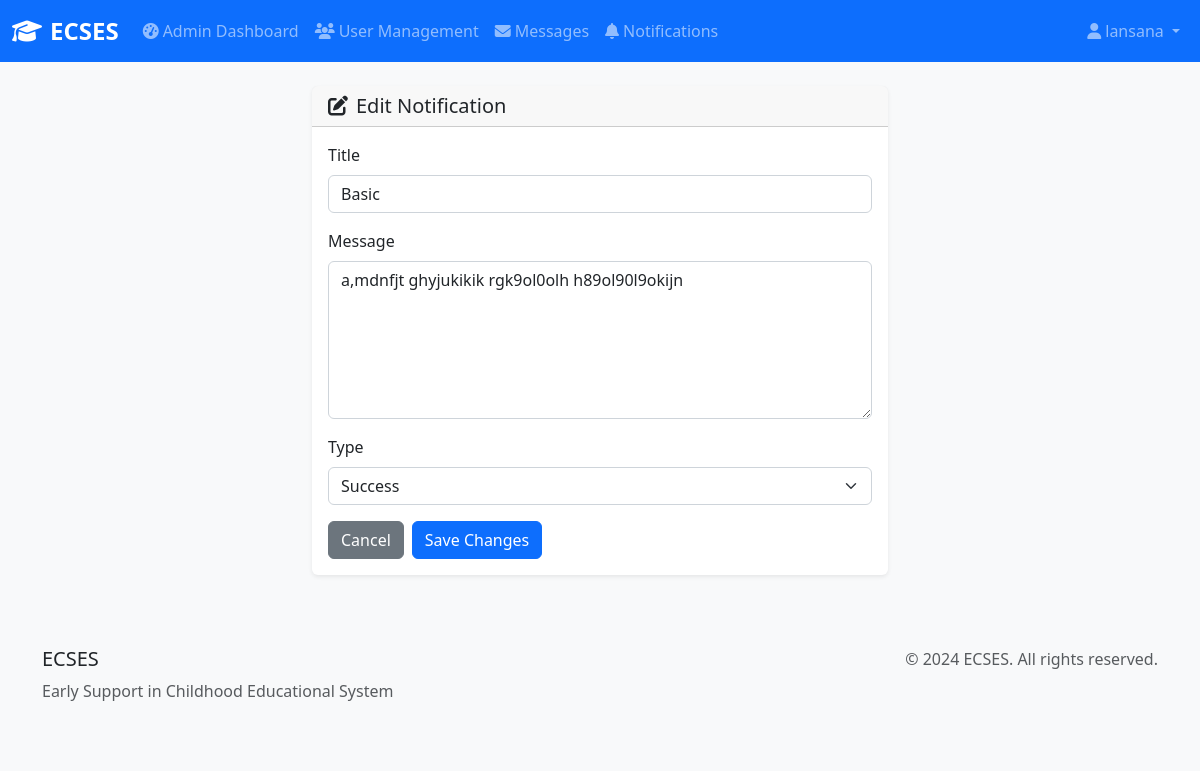
Screenshot of /connecthub/notification/1/edit/ (signed in) with the database file from the repository.
### connecthub/models.py (models this page shows, shortened)
class Notification(models.Model):
    NOTIFICATION_TYPES = [
        ('info', 'Information'),
        ('warning', 'Warning'),
        ('success', 'Success'),
        ('error', 'Error'),
        ('assessment', 'Assessment Update'),
        ('progress', 'Progress Report'),
        ('message', 'New Message'),
    ]
    user = models.ForeignKey(User, on_delete=models.CASCADE, related_name='notifications')
    title = models.CharField(max_length=200)
    message = models.TextField()
    notification_type = models.CharField(max_length=20, choices=NOTIFICATION_TYPES, default='info')
    is_read = models.BooleanField(default=False)
    created_at = models.DateTimeField(auto_now_add=True)
    expires_at = models.DateTimeField(null=True, blank=True, default=None)
    related_url = models.URLField(blank=True)
    class Meta:
        ordering = ['-created_at']
        verbose_name = "Notification"
        verbose_name_plural = "Notifications"

### connecthub/views.py (the view, shortened to what this page needs)
# urls.py: path('notification/<int:notification_id>/edit/', views.edit_notification, name='edit_notification'),
@login_required
def edit_notification(request, notification_id):
    if not (request.user.is_superuser or (hasattr(request.user, 'userprofile') and request.user.userprofile.role == 'admin')):
        messages.error(request, 'Access denied. Admin privileges required.')
        return redirect('connecthub:notifications')
    notification = get_object_or_404(Notification, id=notification_id)
    context = {
        'notification': notification,
    }
    return render(request, 'connecthub/notifications/edit.html', context)

### templates/connecthub/notifications/edit.html (shortened to what this page needs)
{% extends 'base.html' %}
{% block content %}
<div class="row justify-content-center">
  <div class="col-md-8 col-lg-6">
    <div class="card">
      <div class="card-header">
        <h5 class="mb-0"><i class="fas fa-edit me-2"></i>Edit Notification</h5>
      </div>
      <div class="card-body">
        <form method="post">
          <div class="mb-3">
            <label for="id_title" class="form-label">Title</label>
            <input id="id_title" name="title" type="text" class="form-control" value="{{ notification.title }}" required>
          </div>
          <div class="mb-3">
            <label for="id_message" class="form-label">Message</label>
            <textarea id="id_message" name="message" rows="6" class="form-control" required>{{ notification.message }}</textarea>
          </div>
          <div class="mb-3">
            <label for="id_type" class="form-label">Type</label>
            <select id="id_type" name="notification_type" class="form-select">
              <option value="success" {% if notification.notification_type == 'success' %}selected{% endif %}>Success</option>
            </select>
          </div>
          <div class="d-flex gap-2">
            <a href="{% url 'connecthub:notification_detail' notification.id %}" class="btn btn-secondary">Cancel</a>
            <button type="submit" class="btn btn-primary">Save Changes</button>
          </div>
        </form>
      </div>
    </div>
  </div>
</div>
{% endblock %}

### templates/base.html (shortened to what this page needs)
{% load static %}
<!DOCTYPE html>
<html lang="en">
<head>
    <link href="https://cdn.jsdelivr.net/npm/bootstrap@5.3.0/dist/css/bootstrap.min.css" rel="stylesheet">
    <link href="https://cdnjs.cloudflare.com/ajax/libs/font-awesome/6.4.0/css/all.min.css" rel="stylesheet">
    <link href="{% static 'css/styles.css' %}" rel="stylesheet">
</head>
<body>
    <nav class="navbar navbar-expand-lg navbar-dark bg-primary">
        <div class="container-fluid">
            <a class="navbar-brand" href="{% url 'home' %}">
                <i class="fas fa-graduation-cap me-2"></i>ECSES
            </a>
            {% if user.is_authenticated %}
            <div class="collapse navbar-collapse" id="navbarNav">
                <ul class="navbar-nav me-auto">
                    {% if user.is_superuser or user.userprofile.role == 'admin' %}
                        <li class="nav-item">
                            <a class="nav-link" href="{% url 'admin_dashboard' %}">
                                <i class="fas fa-tachometer-alt me-1"></i>Admin Dashboard
                            </a>
                        </li>
                        <li class="nav-item">
                            <a class="nav-link" href="{% url 'connecthub:user_management' %}">
                                <i class="fas fa-users me-1"></i>User Management
                            </a>
                        </li>
                    {% endif %}
                    <li class="nav-item">
                        <a class="nav-link" href="{% url 'connecthub:inbox' %}">
                            <i class="fas fa-envelope me-1"></i>Messages
                        </a>
                    </li>
                    <li class="nav-item">
                        <a class="nav-link" href="{% url 'connecthub:notifications' %}">
                            <i class="fas fa-bell me-1"></i>Notifications
                        </a>
                    </li>
                </ul>
                <ul class="navbar-nav">
                    <li class="nav-item dropdown">
                        <a class="nav-link dropdown-toggle" href="#" id="navbarDropdown" role="button" data-bs-toggle="dropdown">
                            <i class="fas fa-user me-1"></i>{{ user.get_full_name|default:user.username }}
                        </a>
                    </li>
                </ul>
            </div>
            {% endif %}
        </div>
    </nav>
    <main class="container-fluid mt-4">
        {% block content %}{% endblock %}
    </main>
    <footer class="bg-light mt-5 py-4">
        <div class="container">
            <div class="row">
                <div class="col-md-6">
                    <h5>ECSES</h5>
                    <p class="text-muted">Early Support in Childhood Educational System</p>
                </div>
                <div class="col-md-6 text-end">
                    <p class="text-muted">&copy; 2024 ECSES. All rights reserved.</p>
                </div>
            </div>
        </div>
    </footer>
</body>
</html>

### static/css/styles.css (style rules this page uses)
body { font-family: 'Segoe UI', Tahoma, Geneva, Verdana, sans-serif; background-color: #f8f9fa; }
.navbar-brand { font-weight: bold; font-size: 1.5rem; }
.card { border: none; box-shadow: 0 0.125rem 0.25rem rgba(0, 0, 0, 0.075); transition: box-shadow 0.15s ease-in-out; }
.btn { border-radius: 0.375rem; font-weight: 500; }
.form-control, .form-select { border-radius: 0.375rem; border: 1px solid #ced4da; }

### rows the page displays
Notification: title "Basic", message "a,mdnfjt ghyjukikik rgk9ol0olh h89ol90l9okijn", notification_type "Success"

### other values shown
{{ user.get_full_name|default:user.username }} "lansana"
